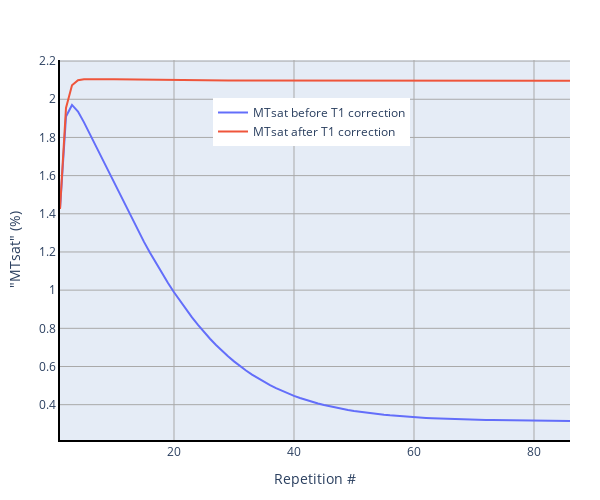

Notebook code for this chart:
### Code cell
#| label: mtsatFigB2jn

# Prepare Python environment

import scipy.io as sio
import numpy as np
from pathlib import Path

from contextlib import contextmanager
import sys, os
from pathlib import Path

@contextmanager
def suppress_stdout():
    with open(os.devnull, "w") as devnull:
        old_stdout = sys.stdout
        sys.stdout = devnull
        try:  
            yield
        finally:
            sys.stdout = old_stdout

import os
from pathlib import Path

def find_myst_yml_directories(start_dir=None):
    """
    Recursively search for directories containing myst.yml file.
    
    Args:
        start_dir (str or Path): Starting directory (defaults to current directory)
    
    Returns:
        list: List of full paths to directories containing myst.yml
    """
    if start_dir is None:
        start_dir = Path.cwd()
    else:
        start_dir = Path(start_dir)
    
    myst_dirs = []
    
    def _search_directory(current_dir):
        # Check if myst.yml exists in current directory
        myst_file = current_dir / "myst.yml"
        if myst_file.exists():
            myst_dirs.append(str(current_dir.resolve()))
            # Don't search subdirectories if we found myst.yml here
            return
        
        # Recursively search all subdirectories
        for item in current_dir.iterdir():
            if item.is_dir():
                try:
                    _search_directory(item)
                except (PermissionError, OSError):
                    # Skip directories we can't access
                    continue
    
    _search_directory(start_dir)
    return myst_dirs

def find_myst_yml_directories_upwards(start_dir=None):
    """
    Search for myst.yml in current directory, if not found go to parent and repeat.
    
    Args:
        start_dir (str or Path): Starting directory (defaults to current directory)
    
    Returns:
        str or None: Full path of directory containing myst.yml, or None if not found
    """
    if start_dir is None:
        current_dir = Path.cwd()
    else:
        current_dir = Path(start_dir)
    
    # Keep going up until we reach the filesystem root
    while current_dir != current_dir.parent:  # Stop at root
        myst_file = current_dir / "myst.yml"
        if myst_file.exists():
            return str(current_dir.resolve())
        
        # Move to parent directory
        current_dir = current_dir.parent
    
    return None

with suppress_stdout():
    repo_path = Path(find_myst_yml_directories_upwards())
    print(repo_path)
    data_req_path = repo_path / "binder" / "data_requirement.json"
    data_path = repo_path / "data"
    dataset_path = data_path / "qmrlab-mooc"
    
data_dir = dataset_path / "06-MT-03-MTsat" / "06-MT-03-MTsat" 
data_file = "sim2.mat"

#Load either archived or generated plot variables
mat_contents = sio.loadmat(data_dir / data_file)

Mz_after = np.squeeze(mat_contents["Mz_after"])
delta_Mz_T1relax = np.squeeze(mat_contents["delta_Mz_T1relax"])
Mz_before = np.squeeze(mat_contents["Mz_before"])
M0_remainingTR_free =  np.squeeze(mat_contents["M0_remainingTR_free"])
delta_Mz_T1relax_remaining =  np.squeeze(mat_contents["delta_Mz_T1relax_remaining"])

x=np.arange(1,len(Mz_before)+1)
y1 = (1-(Mz_after)/Mz_before)*100
y2 = (1-(Mz_after-delta_Mz_T1relax)/Mz_before)*100

# Plot Figure 1

# Module imports

import matplotlib.pyplot as plt
import plotly as py
import plotly.graph_objs as go
import numpy as np
from plotly import __version__
from plotly.subplots import make_subplots

from plotly.offline import download_plotlyjs, init_notebook_mode, plot, iplot
config={'showLink': False, 'displayModeBar': False}

init_notebook_mode(connected=True)

# PYTHON CODE

init_notebook_mode(connected=True)
# The polling here is to ensure that plotly.js has already been loaded before
# setting display alignment in order to avoid a race condition.

## Setup for plots
fig = make_subplots(rows=1, cols=1, horizontal_spacing = 0.1)

fig.add_trace(
        go.Scatter(
        x=x,
        y=y1,
        hoverinfo = 'y',
        visible=True,
        name='MTsat before T1 correction'
        )
    )

fig.add_trace(
        go.Scatter(
        x=x,
        y=y2,
        hoverinfo = 'y',
        visible=True,
        name='MTsat after T1 correction'
        )
    )

layout = go.Layout(
    width=600,
    height=500,
    margin=go.layout.Margin(
        l=60,
        r=30,
        b=60,
        t=60,
    ),
    legend={
        "x": 0.3,
        "y": 0.9,
        "xref": "paper",
        "yref": "paper",
    },
    xaxis=dict(
        showgrid=True,
        gridcolor='rgb(169,169,169)',
        linecolor='black',
        linewidth=2,
        title='Repetition #'
    ),
    yaxis=dict(
        showgrid=True,
        gridcolor='rgb(169,169,169)',
        linecolor='black',
        linewidth=2,
        title="\"MTsat\" (%)"
    ),
)

fig.update_layout(layout)

iplot(fig, filename = 'fig4.html', config = config)

### Figure 1 — Plotly figure (JSON) as saved in the notebook; plotly's stock layout.template omitted (floating-point values rounded to 4 significant figures)
{"data": [{"hoverinfo": "y", "name": "MTsat before T1 correction", "type": "scatter", "visible": true, "x": [1, 2, 3, 4, 5, 6, 7, 8, 9, 10, 11, 12, 13, 14, 15, 16, 17, 18, 19, 20, 21, 22, 23, 24, 25, 26, 27, 28, 29, 30, 31, 32, 33, 34, 35, 36, 37, 38, 39, 40, 41, 42, 43, 44, 45, 46, 47, 48, 49, 50, 51, 52, 53, 54, 55, 56, 57, 58, 59, 60, 61, 62, 63, 64, 65, 66, 67, 68, 69, 70, 71, 72, 73, 74, 75, 76, 77, 78, 79, 80, 81, 82, 83, 84, 85, 86], "y": [1.425, 1.909, 1.97, 1.936, 1.879, 1.816, 1.752, 1.688, 1.623, 1.559, 1.495, 1.433, 1.371, 1.311, 1.253, 1.196, 1.141, 1.088, 1.037, 0.989, 0.9427, 0.8988, 0.8571, 0.8177, 0.7806, 0.7456, 0.7129, 0.6822, 0.6535, 0.6268, 0.602, 0.5788, 0.5574, 0.5375, 0.5191, 0.5021, 0.4864, 0.4719, 0.4586, 0.4463, 0.435, 0.4246, 0.4151, 0.4064, 0.3983, 0.391, 0.3842, 0.378, 0.3724, 0.3672, 0.3624, 0.3581, 0.3542, 0.3505, 0.3472, 0.3442, 0.3414, 0.3388, 0.3366, 0.3344, 0.3325, 0.3308, 0.3292, 0.3277, 0.3264, 0.3251, 0.324, 0.323, 0.3221, 0.3213, 0.3205, 0.3198, 0.3191, 0.3185, 0.318, 0.3175, 0.3171, 0.3167, 0.3163, 0.316, 0.3157, 0.3154, 0.3151, 0.3149, 0.3147, 0.3145]}, {"hoverinfo": "y", "name": "MTsat after T1 correction", "type": "scatter", "visible": true, "x": [1, 2, 3, 4, 5, 6, 7, 8, 9, 10, 11, 12, 13, 14, 15, 16, 17, 18, 19, 20, 21, 22, 23, 24, 25, 26, 27, 28, 29, 30, 31, 32, 33, 34, 35, 36, 37, 38, 39, 40, 41, 42, 43, 44, 45, 46, 47, 48, 49, 50, 51, 52, 53, 54, 55, 56, 57, 58, 59, 60, 61, 62, 63, 64, 65, 66, 67, 68, 69, 70, 71, 72, 73, 74, 75, 76, 77, 78, 79, 80, 81, 82, 83, 84, 85, 86], "y": [1.425, 1.954, 2.073, 2.099, 2.105, 2.106, 2.106, 2.106, 2.105, 2.105, 2.104, 2.104, 2.104, 2.103, 2.103, 2.102, 2.102, 2.102, 2.101, 2.101, 2.101, 2.1, 2.1, 2.1, 2.099, 2.099, 2.099, 2.099, 2.099, 2.098, 2.098, 2.098, 2.098, 2.098, 2.098, 2.098, 2.098, 2.097, 2.097, 2.097, 2.097, 2.097, 2.097, 2.097, 2.097, 2.097, 2.097, 2.097, 2.097, 2.097, 2.097, 2.097, 2.097, 2.097, 2.097, 2.097, 2.096, 2.096, 2.096, 2.096, 2.096, 2.096, 2.096, 2.096, 2.096, 2.096, 2.096, 2.096, 2.096, 2.096, 2.096, 2.096, 2.096, 2.096, 2.096, 2.096, 2.096, 2.096, 2.096, 2.096, 2.096, 2.096, 2.096, 2.096, 2.096, 2.096]}], "layout": {"height": 500, "legend": {"x": 0.3, "xref": "paper", "y": 0.9, "yref": "paper"}, "margin": {"b": 60, "l": 60, "r": 30, "t": 60}, "width": 600, "xaxis": {"anchor": "y", "domain": [0, 1], "gridcolor": "rgb(169,169,169)", "linecolor": "black", "linewidth": 2, "showgrid": true, "title": {"text": "Repetition #"}}, "yaxis": {"anchor": "x", "domain": [0, 1], "gridcolor": "rgb(169,169,169)", "linecolor": "black", "linewidth": 2, "showgrid": true, "title": {"text": "\"MTsat\" (%)"}}}}
